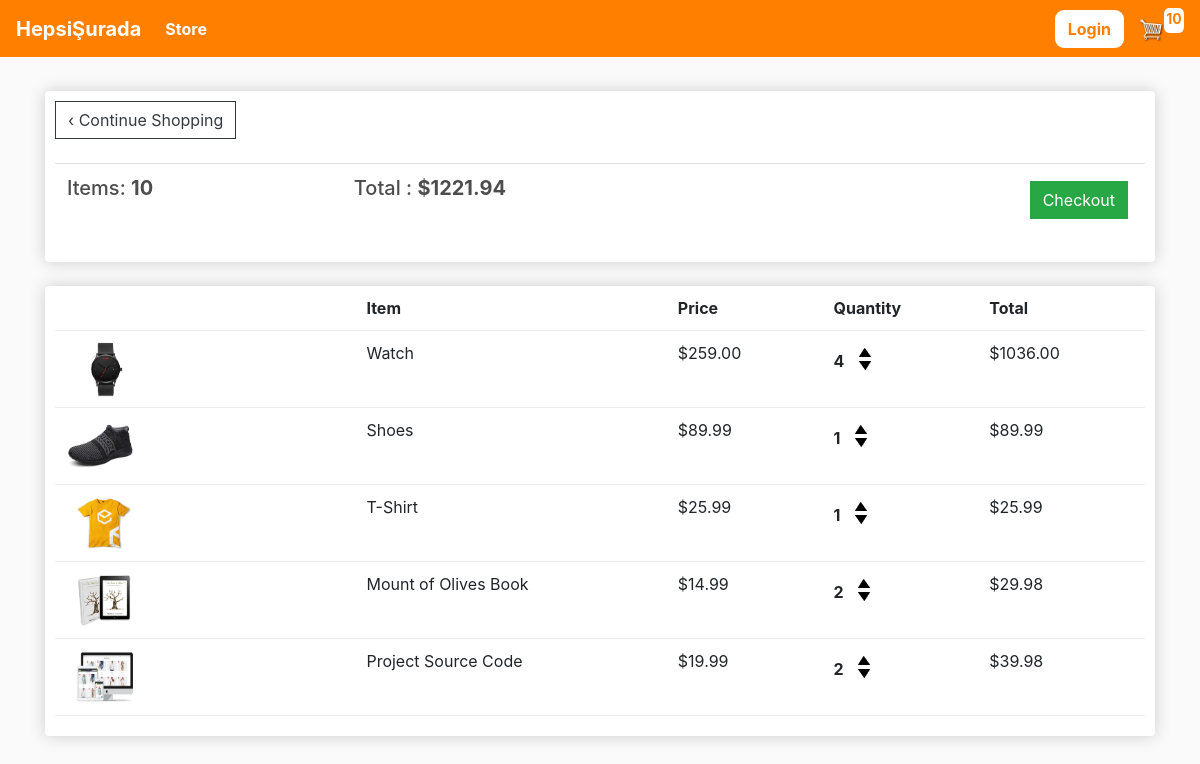
The app's page /cart/ (signed in) with its own data.
### store/models.py (models this page shows, shortened)
class Order(models.Model):
    customer = models.ForeignKey(Customer, on_delete=models.SET_NULL, null=True, blank=True)
    date_ordered = models.DateTimeField(auto_now_add=True)
    complete = models.BooleanField(default=False, null=True, blank=True)
    transaction_id = models.CharField(max_length=100, null=True)
    @property
    def get_cart_total(self):
        orderitems = self.orderitem_set.all()
        total = sum([item.get_total for item in orderitems])
        return total
    @property
    def get_cart_items(self):
        orderitems = self.orderitem_set.all()
        total = sum([item.quantity for item in orderitems])
        return total

class OrderItem(models.Model):
    product = models.ForeignKey(Product, on_delete=models.SET_NULL, null=True)
    order = models.ForeignKey(Order, on_delete=models.SET_NULL, null=True)
    quantity = models.IntegerField(default=0, null=True, blank=True)
    date_added = models.DateTimeField(auto_now_add=True)
    @property
    def get_total(self):
        total = self.product.price * self.quantity
        return total

class Product(models.Model):
    name = models.CharField(max_length=200, null=True)
    price = models.DecimalField(max_digits=7, decimal_places=2)
    digital = models.BooleanField(default=False, null=True, blank=True)
    image = models.ImageField(null=True, blank=True)
    @property
    def imageUrl(self):
        try:
            url = self.image.url
        except:
            url = ''
        return url

### store/views.py (the view)
# urls.py: path('cart/', views.cart, name='cart'),
def cart(request):
    data = cartData(request)
    cartItems = data['cartItems']
    order = data['order']
    items = data['items']
    context = {'items': items, 'order': order, 'cartItems': cartItems}
    return render(request, 'store/cart.html', context)

### store/utils.py (called while the page is built)
def cartData(request):
    if request.user.is_authenticated:
        customer = request.user.customer
        order, created = Order.objects.get_or_create(customer=customer, complete=False)
        items = order.orderitem_set.all()
        cartItems = order.get_cart_items
    else:
        cookieData = cookieCart(request)
        cartItems = cookieData['cartItems']
        order = cookieData['order']
        items = cookieData['items']
    return {'items': items, 'order': order, 'cartItems': cartItems}

### store/templates/store/cart.html
{% extends 'store/main.html' %}
{% load static %}
{% block content %}
    <div class="row">
        <div class="col-lg-12">
            <div class="box-element">
                <a class="btn btn-outline-dark" href="{% url 'store' %}">&#x2039; Continue Shopping</a>
                <br>
                <br>
                <table class="table">
                    <tr>
                        <th><h5>Items: <strong>{{ order.get_cart_items }}</strong></h5></th>
                        <th><h5>Total : <strong>${{ order.get_cart_total|floatformat:2 }}</strong></h5></th>
                        <th>
                            <a class="btn btn-success" style="float: right; margin: 5px" href="{% url 'checkout' %}">Checkout</a>
                        </th>
                    </tr>
                </table>
            </div>
            <br>
            <div class="box-element">
                <div class="cart-row">
                    <div style="flex: 2"></div>
                    <div style="flex: 2"><strong>Item</strong></div>
                    <div style="flex: 1"><strong>Price</strong></div>
                    <div style="flex: 1"><strong>Quantity</strong></div>
                    <div style="flex: 1"><strong>Total</strong></div>
                </div>
                {% for item in items %}
                <div class="cart-row">
                    <div style="flex: 2"><img class="row-image" src="{{ item.product.imageUrl }}"></div>
                    <div style="flex: 2"><p>{{ item.product.name }}</p> </div>
                    <div style="flex: 1"><p>${{ item.product.price|floatformat:2 }}</p></div>
                    <div style="flex: 1">
                        <p class="quantity">{{ item.quantity }}</p>
                        <div class="quantity">
                            <img data-product="{{ item.product.id }}" data-action="add" class="chg-quantity update-cart" src="{% static 'images/arrow-up.png' %}">
                            <img data-product="{{ item.product.id }}" data-action="remove" class="chg-quantity update-cart" src="{% static 'images/arrow-down.png' %}">
                        </div>
                    </div>
                    <div style="flex: 1"><p>${{ item.get_total }}</p></div>
                </div>
                {% endfor %}
            </div>
        </div>
    </div>
{% endblock content %}

### static/css/main.css (style rules this page uses)
body { background-color: hsl(0, 0%, 98%); }
h1,h2,h3,h4,h5,h6 { color:hsl(0, 0%, 30%); }
.box-element { box-shadow:hsl(0, 0%, 80%) 0 0 16px; background-color: #fff; border-radius: 4px; padding: 10px; }
.col-lg-4, .col-lg-6, .col-lg-8, .col-lg-12 { margin-top: 10px; }
.btn { border-radius: 0; }
.row-image { width: 100px; }
.cart-row { display: flex; align-items: stretch; padding-bottom: 10px; margin-bottom: 10px; border-bottom: 1px solid #ececec; }
.quantity { display: inline-block; font-weight: 700; padding-right:10px; }
.chg-quantity { width: 12px; cursor: pointer; display: block; margin-top: 7px; margin-bottom:-3px; transition:.1s; }

### records on screen
Order: get_cart_items "10", get_cart_total "1221.94"
OrderItem: product.imageUrl (picture), product.name "Watch", product.price "259.00", quantity "4", get_total "1036.00"
OrderItem: product.imageUrl (picture), product.name "Shoes", product.price "89.99", quantity "1", get_total "89.99"
OrderItem: product.imageUrl (picture), product.name "T-Shirt", product.price "25.99", quantity "1", get_total "25.99"
OrderItem: product.imageUrl (picture), product.name "Mount of Olives Book", product.price "14.99", quantity "2", get_total "29.98"
OrderItem: product.imageUrl (picture), product.name "Project Source Code", product.price "19.99", quantity "2", get_total "39.98"

### other values on screen
{{ cartItems }} "10"
